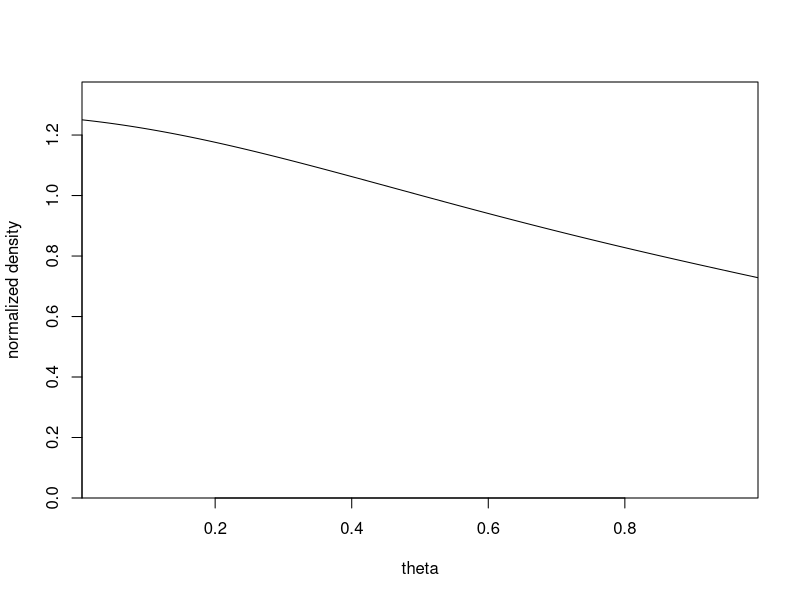
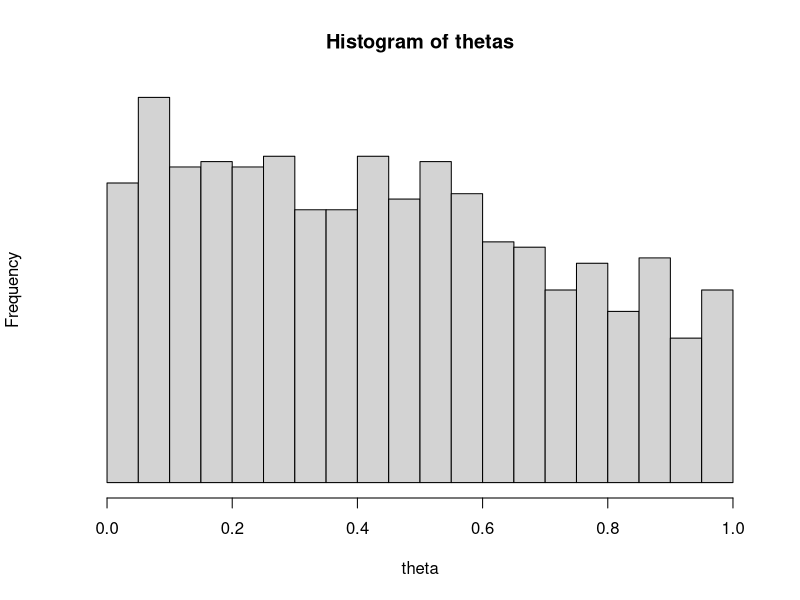

R code for these plots, in order:
dens <- function (y, th){
  dens0 <- NULL
  for (i in 1:length(th))
    dens0 <- c(dens0, prod (dcauchy (y, th[i], 1)))
  dens0}
y <- c(-2, -1, 0, 1.5, 2.5)
step <- .01
theta <- seq(step/2, 1-step/2, step)
dens.unnorm <- dens(y,theta)
dens.norm <- dens.unnorm/(step*sum(dens.unnorm))
plot (theta, dens.norm, ylim=c(0,1.1*max(dens.norm)),
  type="l", xlab="theta", ylab="normalized density",
  xaxs="i", yaxs="i", cex=2)

  
print (step*dens.norm)
print (theta)
thetas <- sample (theta, 1000, step*dens.norm,replace=TRUE)
print (thetas)
hist (thetas, xlab="theta", yaxt="n", breaks=seq(0,1,.05), cex=2)
  
